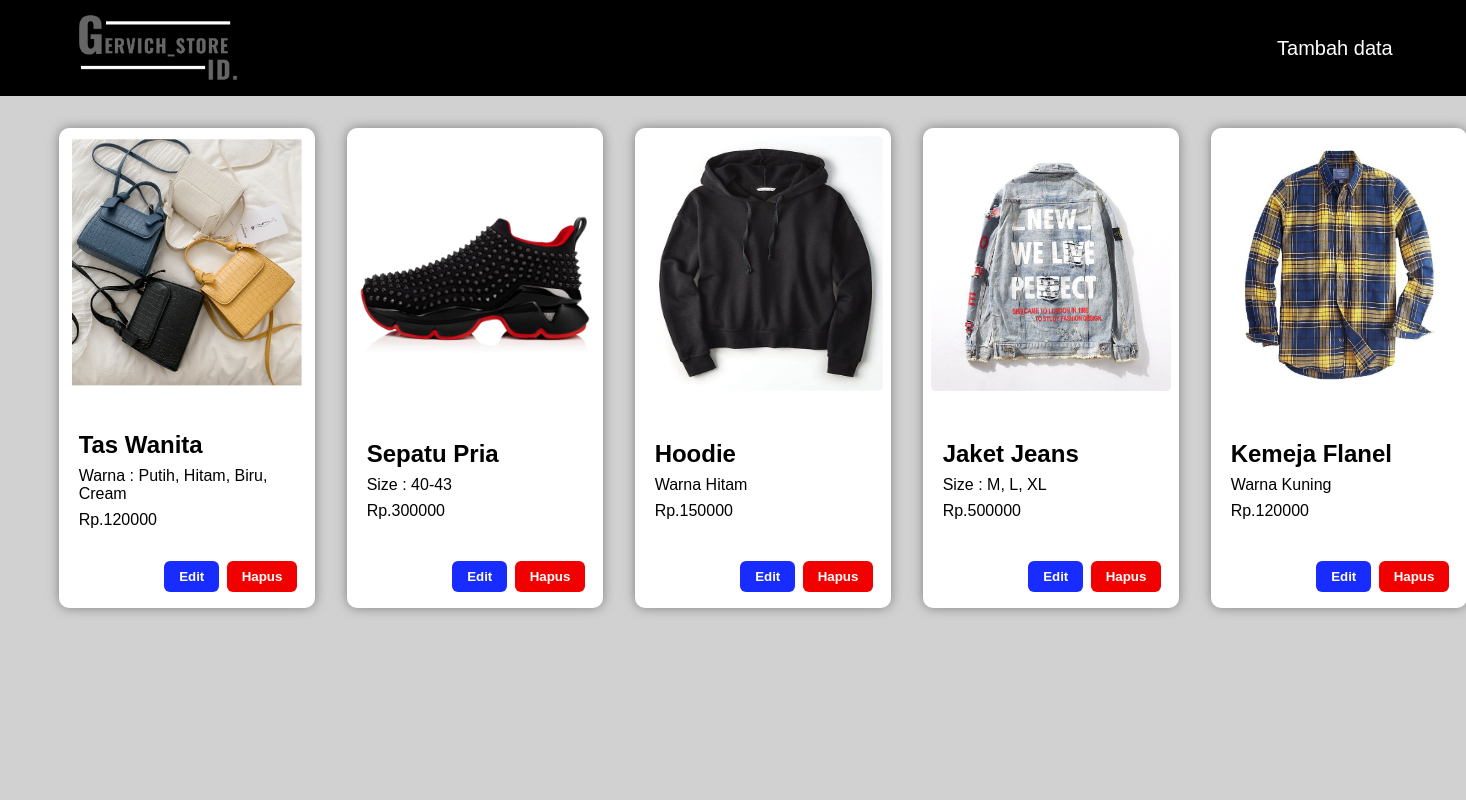
The page / on the database its author committed.
### tables this page shows
CREATE TABLE `catalog` (
  `id` int(11) NOT NULL,
  `nama` varchar(100) NOT NULL,
  `harga` int(50) NOT NULL,
  `deskripsi` varchar(250) NOT NULL,
  `gambar` varchar(100) NOT NULL
);

### index.php (the view, shortened to what this page needs)
<?php
include_once("config.php");
$result = mysqli_query($conn, "SELECT * FROM catalog ORDER BY id DESC");
?>
<!DOCTYPE html>
<html lang="en">
<head>
    <link rel="stylesheet" href="assets/css/style.css" >
</head>
<body>
    <header>
        <a href="index.php" class="logo">
            <img class="logo" src="./assets/images/logo.png" />
        </a>
        <a href="tambah.php">Tambah data</a>
    </header>
    <main>
        <div class="product-list">
            <?php
                while($data = mysqli_fetch_array($result)){
                    echo '<div class="card">';
                        echo '<img src="images/'.$data["gambar"].'" />';
                        echo '<div class="product-detail">';
                            echo '<h2>'.$data['nama'].'</h2>';
                            echo '<span>'.$data['deskripsi'].'</span>';
                            echo '<span>Rp.'.$data['harga'].'</span>';
                        echo '</div>';
                        echo '<div class="action-card">';
                            echo '<button class="update-btn btn">
                                    <a href="edit.php?id='.$data['id'].'">Edit</a>
                                </button>';
                            echo '<button class="delete-btn btn">
                                <a href="delete.php?id='.$data['id'].'">Hapus</a>
                            </button>';
                        echo '</div>';
                    echo '</div>';
                }
            ?>
        </div>
    </main>
</body>
</html>

### assets/css/style.css (style rules this page uses)
* { margin: 0; font-family: "Arial"; }
a { text-decoration: none; color: #fff; }
.btn { outline: none; border: none; border-radius: 6px; padding: 1vh 1vw; color: #fff; font-weight: 700; }
header { display: flex; justify-content: space-between; align-items: center; height: 10vh; padding: 1vh 5vw; background-color: #000; top: 0; width: 90%; }
.logo { height: 100%; }
main { padding: 4vh 4vw; min-height: 80vh; background-color: #d1d1d1; }
header a { font-size: 2.5vh; }
.card { display: flex; flex-direction: column; justify-content: space-between; align-items: center; background-color: #fff; width: 30vh; height: 58vh; border-radius: 10px; padding: 1vh; filter: drop-shadow(0 0 6px grey); }
.card img { width: 100%; height: 55%; border-radius: 5px; }
.product-detail { display: flex; flex-direction: column; width: 90%; }
.product-detail h2, span { margin-top: 1vh; }
.action-card { align-self: flex-end; margin-right: 4%; margin-bottom: 1vh; }
.update-btn { background-color: #192cff; margin-right: 1vh; }
.delete-btn { background-color: #f20000; }
.product-list { display: grid; grid-template-columns: repeat(5, auto); place-items: center; gap: 4vh; }

### rows shown on the page
catalog: gambar (picture), nama "Tas Wanita", deskripsi "Warna : Putih, Hitam, Biru, Cream", harga "120000"
catalog: gambar (picture), nama "Sepatu Pria", deskripsi "Size : 40-43", harga "300000"
catalog: gambar (picture), nama "Hoodie", deskripsi "Warna Hitam", harga "150000"
catalog: gambar (picture), nama "Jaket Jeans", deskripsi "Size : M, L, XL", harga "500000"
catalog: gambar (picture), nama "Kemeja Flanel", deskripsi "Warna Kuning", harga "120000"
